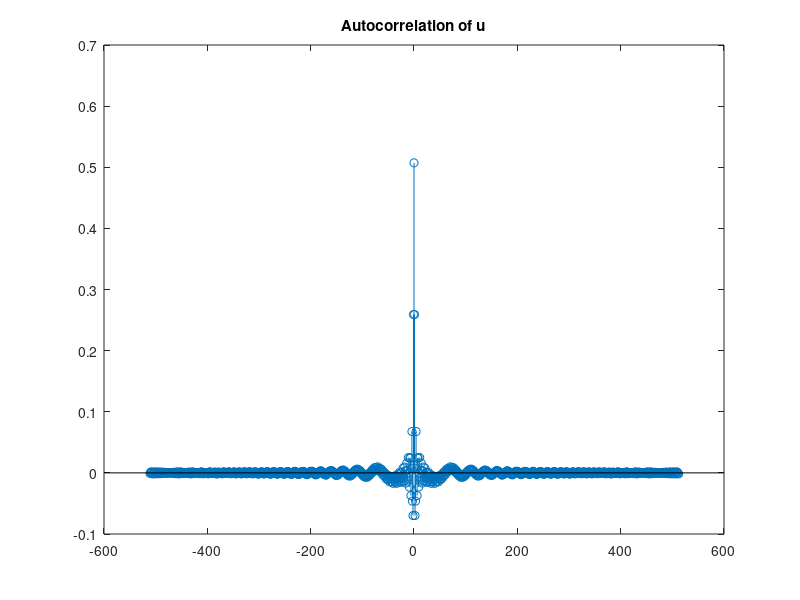
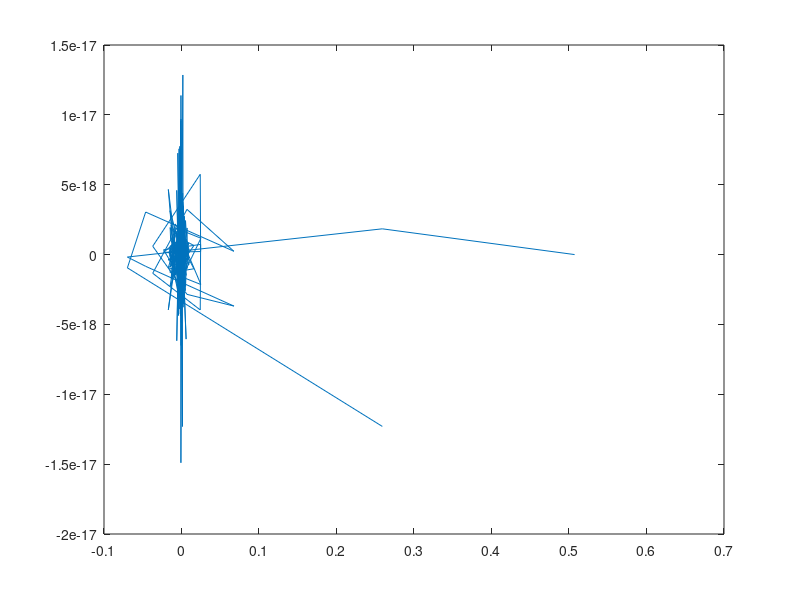

Here is the MATLAB script that generated these plots, in order: (Note: this script raises an error after producing the figures.)
function [u, Ru, y, Ruy, Ry,  etfe_raw, spec_raw, etfe_smooth, spec_smooth] = HS2023_SysID_Exercise_05_20914032()

%% Instructions
% Student submissions should be contained in this base script.
% Change the filename and function-name `12345678' to your personal Legi
% number before execution and submission.
%
%% Dependencies
% The following TA-provided files are included in the assignment will be 
% required in order to form solutions:
%
%   HS2023_SysID_Exercise_05_GenerateData.p
%
%% Outputs:
%   u:              The input (chirp) signal applied to the system u(k)
%   Ru:             The autocorrelation of the input (input_u)
%   y:              Output y(k) of the system
%   Ruy:            Cross correlation between u(k) and y(k)
%   Ry:             Autocorrelation of y(k)
%   etfe_raw:       Empirical Transfer Function Estimate
%   spec_raw:       Spectral estimate
%   etfe_smooth:    Smoothed ETFE by Hann window and inverse variance weighting
%   spec_smooth:    Smoothed spectral estimate by Hann window and inverse variance weighting
%% Policies
%
% The only allowable external toolbox to MATLAB is the Control Systems
% Toolbox. MATLAB default commands such as 'fft' or 'fftshift' are allowed.
%
% It is impermissible to other use MATLAB toolboxes, such as the Computer Vision
% Toolbox, the Econometrics Toolbox, the Deep Learning Toolbox, etc.
%
% All student-defined functions should be written at the bottom of this   
% file. The homework code-submission will be this single file.
%
% The code of academic conduct remains in effect when preparing this
% homework.
%
%% Output format specification:
% The output will be stored in the class 'out'. Refer to output_ex_5.m for
% more detail about desired fields and structures


%% Begin routines
% Extract Legi from Filename
name=mfilename;
LegiNumber= name(end-7:end);



% In midterm for plots specify:!!!!!!!!!!!!!!!!!
% Title
% Axis
% Legend

%% problem parameters

%time horizon of the data
T = 1024;

%% responses to problem areas



%% Part 1: Input design

%create functions that will generate inputs under the specified
%requirements      
f0 = 0;           
f1 = 0.3;         
k = (0:T-1);  

%chirp input
u = cos(2*pi*(f0*k+(f1-f0)*k.^2)/(2*T))';
figure(10)

%% Part 2: Input and Autocorrelation


figure(1)
[Ru, valueLag] = intcor(u,u);
stem(valueLag,Ru) % better also use plot
title('Autocorrelation of u')
% from solutions
Ru2 = (ifft(fft(u).*conj(fft(u))))/T; % To shift it to 0 use fftshift
figure(100)
plot(Ru2)

%% Part 3: Gather output

%execute the black-box system with computed inputs to generate noisy
%system responses
y = HS2023_SysID_Exercise_05_GenerateData(20914032, u);



%% Part 4: Output Correlations

%cross correlations between input and output
[Ruy, ~] = intcor(u,y);
% Ryu = conj(Ruy);
% from solution
Ruy2 = ifft(fft(u).*conj(fft(y)))/T;

Ryu = intcor(y, u);


figure(11)
plot(Ruy)
figure(12)
plot(Ruy2)

%autocorrelations of input
[Ry, ~] = intcor(y,y);
Ry2 =  ifft(fft(y).*conj(fft(y)))/T;



%% Part 5: Transfer Function Estimates

%compute empirical transfer function estimates
etfe_raw = fft(y)./fft(u);


spec_raw = fft(Ryu)./fft(Ru); % WATCH OUT is yu and not uy

omega = 2*pi/T *(0:T/2-1);
figure(2)
loglog(omega,abs(spec_raw(1:length(omega),:)));
title('Magnitude of estimated TF from spectral function')
ylim([0.1  10])
xlim([6*10^-3 3])

figure(3)
semilogx(omega,angle(spec_raw(1:length(omega),:)));
title('Phase of estimated TF from spectral function')
ylim([-4 4])


figure(4)
loglog(omega,abs(etfe_raw(1:length(omega),:)));
title('Magnitude of estimated TF from etfe')
ylim([0.1  10])
xlim([6*10^-3 3])

figure(5)
semilogx(omega,angle(etfe_raw(1:length(omega),:)));
title('Phase of estimated TF from etfe')
ylim([-4 4])


%% Part 6: Smoothed Transfer Functions

%smooth the ETFE using windowing and inverse variance weighting
U = fft(u);
[omega6, Wg] = WfHann(20,T); % better gamma = 100
zidx = find(omega6 ==0);
omega6 = [omega6(zidx:T); omega6(1:zidx-1)];
Wg = [transpose(Wg(zidx:T));transpose(Wg(1:zidx-1))];
a = U.*conj(U);
etfe_smooth = 0 *etfe_raw;

for wn = 1:T
    Wnorm = 0;
    for xi = 1:T
        widx = mod(xi-wn,T)+1;
        etfe_smooth(wn) = etfe_smooth(wn)+Wg(widx)*etfe_raw(xi)*a(xi);
        Wnorm = Wnorm +Wg(widx)*a(xi);
    end
    etfe_smooth(wn) = etfe_smooth(wn)/Wnorm;
end

idx = find(omega6>0 & omega6<pi);

%Plots
figure(6)
loglog(omega6(idx), abs(etfe_smooth(idx)))
title('Magnitude of estimated TF from smoothed ETFE')
figure(7)
semilogx(omega6(idx),angle(etfe_smooth(idx,:)));
title('Phase of estimated TF from smoothed ETFE')



%Same for spec
spec_smooth = 0*spec_raw;
for wn = 1:T
    Wnorm = 0;
    for xi = 1:T
        widx = mod(xi-wn,T)+1;
        spec_smooth(wn) = spec_smooth(wn)+Wg(widx)*spec_raw(xi)*a(xi);
        Wnorm = Wnorm +Wg(widx)*a(xi);
    end
    spec_smooth(wn) = spec_smooth(wn)/Wnorm;
end


figure(8)
loglog(omega6(idx), abs(spec_smooth(idx)))
title('Magnitude of estimated TF from smoothed spectral')
figure(9)
semilogx(omega6(idx),angle(spec_smooth(idx,:)));
title('Phase of estimated TF from smoothed spectral')




%% All done!

end

%% Student-defined functions
%[functions go here]
function [R, h] = intcor(u, y)
    % Calculates the correlation between two vectors u, y (periodic signal)

    M = length(u);
    h = -M/2+1:1:M/2;
    R = zeros(M, 1);
    
    for i = 1:M
        for k = 1:M
            if k - h(i) <= 0
                R(i) = R(i) + u(k) * y(k - h(i) + M); % Periodic extension
            else
                if(k - h(i)>M)
                    R(i) = R(i) + u(k) * y(k - h(i)-M);
                
                else
                    R(i) = R(i) + u(k) * y(k - h(i));
                end
            end
        end
    end
    R = R/M;
end

function [omega,WHann] = WfHann(gamma,N)
%------------------------------------------------------------------
%
%   [omega,WHann] = WfHann(gamma,N)
%
%   Create a frequency domain Hann window with width parameter gamma
%   and data length N.  The Hann window is a raised cosine.
%
%   Roy Smith,  18 October, 2017.
%
%                6 November, 2017.  Fixed bug in N even indexing.
%
%------------------------------------------------------------------

if nargin == 0,
    disp('Syntax: [omega,W] = WfHann(gamma,N)')
    return
elseif nargin ~= 2,
    error('incorrect number of input arguments (2 expected)')
    return
end

%   basic parameter checking
if length(gamma) > 1,
    error('Width parameter, gamma, must be a scalar');
end
if round(gamma) ~= gamma,
    error('Width parameter, gamma, must be an integer');
end
if gamma < 1,
    error('Width parameter, gamma, must be positive');
end
if length(N) > 1,
    error('Calculation length, N, must be a scalar');
end
if round(N) ~= N,
    error('Calculation length, N, must be an integer');
end
if N < 1,
    error('Calculation length, N, must be positive');
end

%   The simplest approach is to define the window in the time domain and
%   then transform it to the frequency domain.

lags = [floor(-N/2+1):floor(N/2)]';
wHann = 0*lags;
idx = find(abs(lags) <= gamma);
wHann(idx) = 0.5*(1+cos(pi*lags(idx)/gamma));

%   
zidx = find(lags==0);    % index of the zero point.

wH_raw = fft([wHann(zidx:N);wHann(1:zidx-1)]);
WHann(zidx:N) = wH_raw(1:N-zidx+1);  % shift +ve freq to end
WHann(1:zidx-1) = wH_raw(N-zidx+2:N);% shift > pi freq to beginning
WHann = real(WHann);   % should actually be real
omega = 2*pi/N*lags;

return
  
end
%------------------------------------------------------------------

function [lags,wHann] = WtHann(gamma,N)
%------------------------------------------------------------------
%
%   [lags,wHann] = WtHann(gamma,N)
%
%   Create a Hann window with width parameter gamma and data length N.
%   The Hann window is a raised cosine.
%
%   Roy Smith,  18 October, 2017.
%
%------------------------------------------------------------------

if nargin == 0,
    disp('Syntax: [lags,w] = WtHann(gamma,N)')
    return
elseif nargin ~= 2,
    error('incorrect number of input arguments (2 expected)')
    return
end

%   basic parameter checking
if length(gamma) > 1,
    error('Width parameter, gamma, must be a scalar');
end
if round(gamma) ~= gamma,
    error('Width parameter, gamma, must be an integer');
end
if gamma < 1,
    error('Width parameter, gamma, must be positive');
end
if length(N) > 1,
    error('Calculation length, N, must be a scalar');
end
if round(N) ~= N,
    error('Calculation length, N, must be an integer');
end
if N < 1,
    error('Calculation length, N, must be positive');
end

lags = [floor(-N/2+1):floor(N/2)]';
wHann = 0*lags;
idx = find(abs(lags) <= gamma);
wHann(idx) = 0.5*(1+cos(pi*lags(idx)/gamma));

return
  
end
%------------------------------------------------------------------


